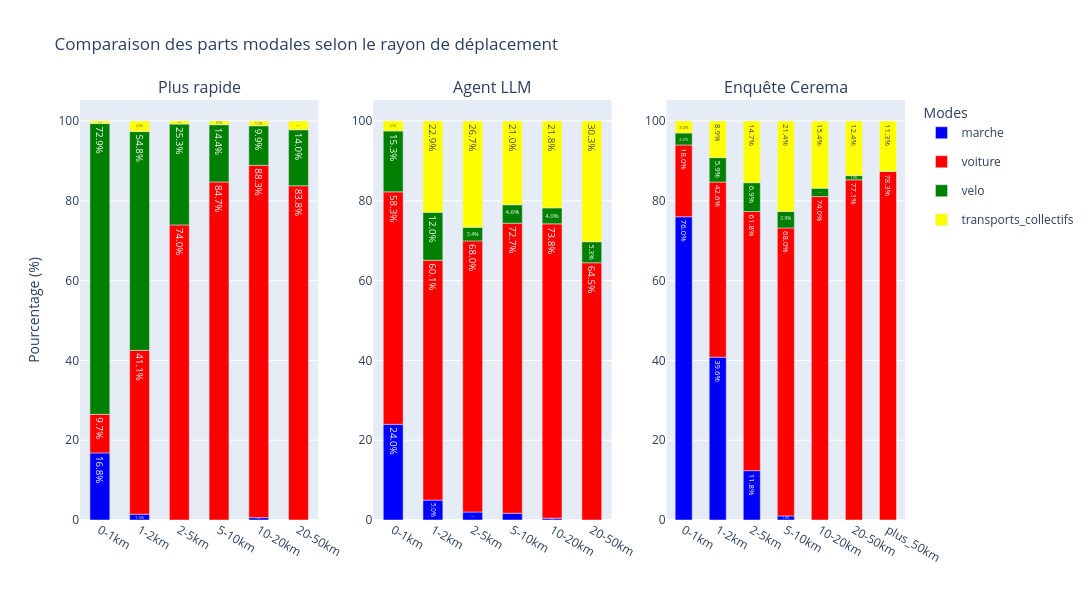

Notebook cell for this chart:
### Code cell
moves["rayon"] = pd.cut(moves["Distance parcourue"], bins=[0, 1, 2, 5, 10, 20, 50, float('inf')], labels=["0-1km", "1-2km", "2-5km", "5-10km", "10-20km", "20-50km", "50km+"])
bar_graph(moves, cerema["parts_modales_2023"]["distance"], "Comparaison des parts modales selon le rayon de déplacement", x_name="rayon")

### Figure 1 — Plotly figure (JSON) as saved in the notebook; plotly's stock layout.template omitted (floating-point values rounded to 4 significant figures)
{"data": [{"legendgroup": "marche", "marker": {"color": "blue"}, "name": "marche", "showlegend": true, "text": ["16.822429906542055", "1.466275659824047", "0.5925925925925926"], "textposition": "inside", "texttemplate": "%{text:.1f}%", "type": "bar", "x": ["0-1km", "1-2km", "10-20km"], "xaxis": "x", "y": [54, 5, 4], "yaxis": "y"}, {"legendgroup": "voiture", "marker": {"color": "red"}, "name": "voiture", "showlegend": true, "text": ["9.657320872274143", "41.05571847507331", "73.95993836671802", "84.72222222222221", "88.29629629629629", "83.77192982456141"], "textposition": "inside", "texttemplate": "%{text:.1f}%", "type": "bar", "x": ["0-1km", "1-2km", "2-5km", "5-10km", "10-20km", "20-50km"], "xaxis": "x", "y": [31, 140, 480, 549, 596, 191], "yaxis": "y"}, {"legendgroup": "velo", "marker": {"color": "green"}, "name": "velo", "showlegend": true, "text": ["72.89719626168224", "54.83870967741935", "25.26964560862866", "14.351851851851851", "9.925925925925926", "14.035087719298245"], "textposition": "inside", "texttemplate": "%{text:.1f}%", "type": "bar", "x": ["0-1km", "1-2km", "2-5km", "5-10km", "10-20km", "20-50km"], "xaxis": "x", "y": [234, 187, 164, 93, 67, 32], "yaxis": "y"}, {"legendgroup": "transports_collectifs", "marker": {"color": "yellow"}, "name": "transports_collectifs", "showlegend": true, "text": ["0.6230529595015576", "2.6392961876832843", "0.7704160246533128", "0.9259259259259258", "1.1851851851851851", "2.1929824561403506"], "textposition": "inside", "texttemplate": "%{text:.1f}%", "type": "bar", "x": ["0-1km", "1-2km", "2-5km", "5-10km", "10-20km", "20-50km"], "xaxis": "x", "y": [2, 9, 5, 6, 8, 5], "yaxis": "y"}, {"legendgroup": "marche", "marker": {"color": "blue"}, "name": "marche", "showlegend": false, "text": ["23.98753894080997", "4.9853372434017595", "2.0030816640986133", "1.6975308641975309", "0.4444444444444444"], "textposition": "inside", "texttemplate": "%{text:.1f}%", "type": "bar", "x": ["0-1km", "1-2km", "2-5km", "5-10km", "10-20km"], "xaxis": "x2", "y": [77, 17, 13, 11, 3], "yaxis": "y2"}, {"legendgroup": "voiture", "marker": {"color": "red"}, "name": "voiture", "showlegend": false, "text": ["58.25545171339564", "60.117302052785924", "67.95069337442219", "72.68518518518519", "73.77777777777777", "64.47368421052632"], "textposition": "inside", "texttemplate": "%{text:.1f}%", "type": "bar", "x": ["0-1km", "1-2km", "2-5km", "5-10km", "10-20km", "20-50km"], "xaxis": "x2", "y": [187, 205, 441, 471, 498, 147], "yaxis": "y2"}, {"legendgroup": "velo", "marker": {"color": "green"}, "name": "velo", "showlegend": false, "text": ["15.264797507788161", "12.023460410557185", "3.389830508474576", "4.62962962962963", "4.0", "5.263157894736842"], "textposition": "inside", "texttemplate": "%{text:.1f}%", "type": "bar", "x": ["0-1km", "1-2km", "2-5km", "5-10km", "10-20km", "20-50km"], "xaxis": "x2", "y": [49, 41, 22, 30, 27, 12], "yaxis": "y2"}, {"legendgroup": "transports_collectifs", "marker": {"color": "yellow"}, "name": "transports_collectifs", "showlegend": false, "text": ["2.4922118380062304", "22.87390029325513", "26.656394453004623", "20.98765432098765", "21.777777777777775", "30.263157894736842"], "textposition": "inside", "texttemplate": "%{text:.1f}%", "type": "bar", "x": ["0-1km", "1-2km", "2-5km", "5-10km", "10-20km", "20-50km"], "xaxis": "x2", "y": [8, 78, 173, 136, 147, 69], "yaxis": "y2"}, {"legendgroup": "marche", "marker": {"color": "blue"}, "name": "marche", "showlegend": false, "text": ["76.0", "39.603960396039604", "11.76470588235294", "0.9708737864077669", "0.0", "0.0", "0.0"], "textposition": "inside", "texttemplate": "%{text:.1f}%", "type": "bar", "x": ["0-1km", "1-2km", "2-5km", "5-10km", "10-20km", "20-50km", "plus_50km"], "xaxis": "x3", "y": [76, 40, 12, 1, 0, 0, 0], "yaxis": "y3"}, {"legendgroup": "voiture", "marker": {"color": "red"}, "name": "voiture", "showlegend": false, "text": ["18.0", "42.57425742574257", "61.76470588235294", "67.96116504854369", "74.03846153846155", "77.14285714285715", "78.30188679245283"], "textposition": "inside", "texttemplate": "%{text:.1f}%", "type": "bar", "x": ["0-1km", "1-2km", "2-5km", "5-10km", "10-20km", "20-50km", "plus_50km"], "xaxis": "x3", "y": [18, 43, 63, 70, 77, 81, 83], "yaxis": "y3"}, {"legendgroup": "velo", "marker": {"color": "green"}, "name": "velo", "showlegend": false, "text": ["3.0", "5.9405940594059405", "6.862745098039216", "3.8834951456310676", "1.9230769230769231", "0.9523809523809524", "0.0"], "textposition": "inside", "texttemplate": "%{text:.1f}%", "type": "bar", "x": ["0-1km", "1-2km", "2-5km", "5-10km", "10-20km", "20-50km", "plus_50km"], "xaxis": "x3", "y": [3, 6, 7, 4, 2, 1, 0], "yaxis": "y3"}, {"legendgroup": "transports_collectifs", "marker": {"color": "yellow"}, "name": "transports_collectifs", "showlegend": false, "text": ["3.0", "8.91089108910891", "14.705882352941178", "21.35922330097087", "15.384615384615385", "12.380952380952381", "11.320754716981133"], "textposition": "inside", "texttemplate": "%{text:.1f}%", "type": "bar", "x": ["0-1km", "1-2km", "2-5km", "5-10km", "10-20km", "20-50km", "plus_50km"], "xaxis": "x3", "y": [3, 9, 15, 22, 16, 13, 12], "yaxis": "y3"}], "layout": {"annotations": [{"font": {"size": 16}, "showarrow": false, "text": "Plus rapide", "x": 0.1444, "xanchor": "center", "xref": "paper", "y": 1, "yanchor": "bottom", "yref": "paper"}, {"font": {"size": 16}, "showarrow": false, "text": "Agent LLM", "x": 0.5, "xanchor": "center", "xref": "paper", "y": 1, "yanchor": "bottom", "yref": "paper"}, {"font": {"size": 16}, "showarrow": false, "text": "Enquête Cerema", "x": 0.8556, "xanchor": "center", "xref": "paper", "y": 1, "yanchor": "bottom", "yref": "paper"}], "bargap": 0.5, "barmode": "relative", "barnorm": "percent", "height": 600, "legend": {"title": {"text": "Modes"}}, "title": {"text": "Comparaison des parts modales selon le rayon de déplacement"}, "width": 1300, "xaxis": {"anchor": "y", "categoryarray": ["0-1km", "1-2km", "2-5km", "5-10km", "10-20km", "20-50km", "plus_50km"], "categoryorder": "array", "domain": [0, 0.2889], "showgrid": false, "type": "category"}, "xaxis2": {"anchor": "y2", "categoryarray": ["0-1km", "1-2km", "2-5km", "5-10km", "10-20km", "20-50km", "plus_50km"], "categoryorder": "array", "domain": [0.3556, 0.6444], "showgrid": false, "type": "category"}, "xaxis3": {"anchor": "y3", "categoryarray": ["0-1km", "1-2km", "2-5km", "5-10km", "10-20km", "20-50km", "plus_50km"], "categoryorder": "array", "domain": [0.7111, 1], "showgrid": false, "type": "category"}, "yaxis": {"anchor": "x", "domain": [0, 1], "title": {"text": "Pourcentage (%)"}}, "yaxis2": {"anchor": "x2", "domain": [0, 1]}, "yaxis3": {"anchor": "x3", "domain": [0, 1]}}}
